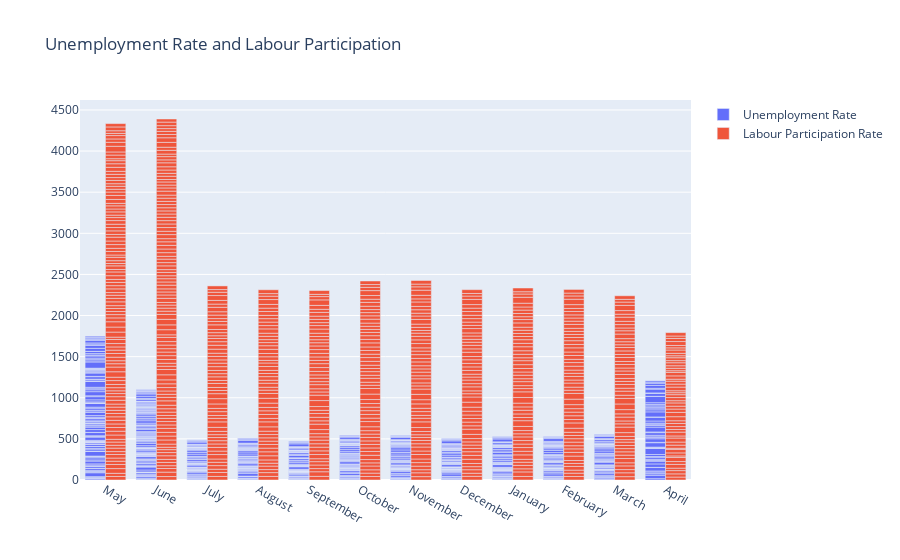

Notebook cell for this chart:
### Markdown cell above
## Data Visualization of Unemployment in comparison to Labour Participation

### Code cell
month = df.month
unemployment_rate = df[' Estimated Unemployment Rate (%)']
labour_participation_rate = df[' Estimated Labour Participation Rate (%)']

fig = go.Figure()

fig.add_trace(go.Bar(x = month,y = unemployment_rate,name = 'Unemployment Rate'))
fig.add_trace(go.Bar(x = month,y = labour_participation_rate,name = 'Labour Participation Rate'))

fig.update_layout(title = 'Unemployment Rate and Labour Participation',
                     xaxis = {'categoryorder':'array','categoryarray':['May', 'June', 'July', 'August', 'September', 'October',
       'November', 'December', 'January', 'February', 'March', 'April']}      )
fig.show()

### Figure 1 — Plotly figure (JSON) as saved in the notebook; plotly's stock layout.template omitted (floating-point values rounded to 4 significant figures; data arrays with more than 128 entries replaced by an {"elided": "..."} marker saying what was removed)
{"data": [{"name": "Unemployment Rate", "type": "bar", "x": {"elided": "740 str values"}, "y": {"elided": "740 float values"}}, {"name": "Labour Participation Rate", "type": "bar", "x": {"elided": "740 str values"}, "y": {"elided": "740 float values"}}], "layout": {"autosize": true, "title": {"text": "Unemployment Rate and Labour Participation"}, "xaxis": {"autorange": true, "categoryarray": ["May", "June", "July", "August", "September", "October", "November", "December", "January", "February", "March", "April"], "categoryorder": "array", "range": [-0.5, 11.5], "type": "category"}, "yaxis": {"autorange": true, "range": [0, 4621], "type": "linear"}}}
